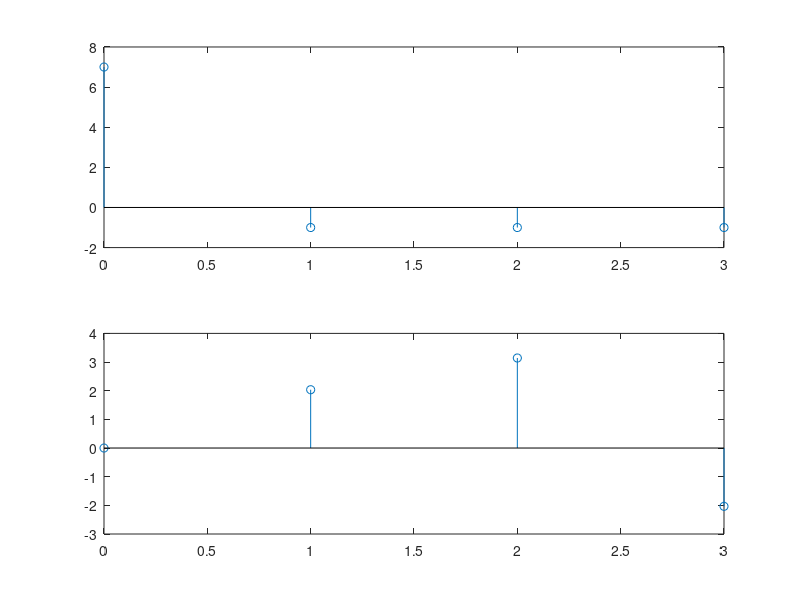

Write the MATLAB code that produced this figure.
clc
n=0:3;
x_n=[1,1,2,3];
N=4;
X_K=fft(x_n,N);
k=0:3;
disp('x(k)=');
disp(X_K)
subplot(2,1,1);
stem(k,X_K);
subplot(2,1,2);
stem(k,angle(X_K));